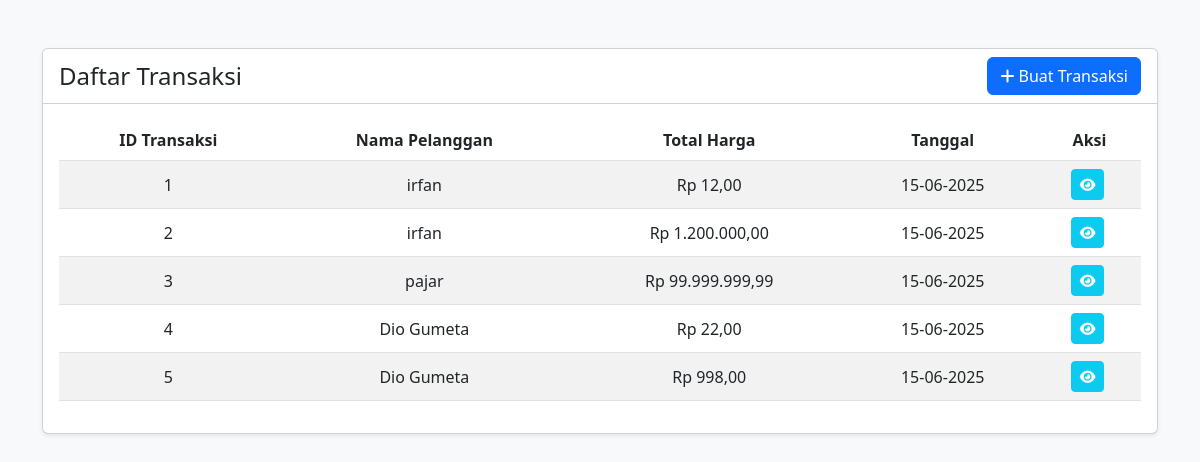
The page /aplikasi-koperasi/transaksi/list_transaksi.php on the database its author committed.
### tables this page shows
CREATE TABLE `transaksi` (
  `id_transaksi` int(11) NOT NULL,
  `id_pelanggan` int(11) DEFAULT NULL,
  `id_petugas` int(11) DEFAULT NULL,
  `tanggal` date DEFAULT NULL,
  `total_harga` decimal(10,2) DEFAULT NULL
);

CREATE TABLE `pelanggan` (
  `id_pelanggan` int(11) NOT NULL,
  `nama` varchar(100) DEFAULT NULL,
  `alamat` text DEFAULT NULL,
  `telepon` varchar(15) DEFAULT NULL
);

### aplikasi-koperasi/transaksi/list_transaksi.php (the view, shortened to what this page needs)
<?php include '../config.php'; ?>
<!DOCTYPE html>
<html lang="en">
<head>
    <link href="https://cdn.jsdelivr.net/npm/bootstrap@5.3.0-alpha3/dist/css/bootstrap.min.css"  rel="stylesheet">
    <link rel="stylesheet" href="https://cdnjs.cloudflare.com/ajax/libs/font-awesome/6.4.0/css/all.min.css">
</head>
<body>
<div class="container my-5">
    <div class="row justify-content-center">
        <div class="col-md-12">
            <div class="card shadow-sm">
                <div class="card-header d-flex justify-content-between align-items-center">
                    <h4 class="mb-0">Daftar Transaksi</h4>
                    <a href="buat_transaksi.php" class="btn btn-primary"><i class="fas fa-plus"></i> Buat Transaksi</a>
                </div>
                <div class="card-body">
                    <div class="table-responsive">
                        <table class="table table-striped table-hover text-center align-middle">
                            <thead>
                                <tr>
                                    <th>ID Transaksi</th>
                                    <th>Nama Pelanggan</th>
                                    <th>Total Harga</th>
                                    <th>Tanggal</th>
                                    <th>Aksi</th>
                                </tr>
                            </thead>
                            <tbody>
                                <?php
                                $query = "SELECT t.id_transaksi, p.nama, t.total_harga, t.tanggal
                                          FROM transaksi t
                                          JOIN pelanggan p ON t.id_pelanggan = p.id_pelanggan";
                                $result = mysqli_query($conn, $query);
                                if (mysqli_num_rows($result) > 0):
                                    while ($row = mysqli_fetch_assoc($result)):
                                ?>
                                    <tr>
                                        <td><?= htmlspecialchars($row['id_transaksi']) ?></td>
                                        <td><?= htmlspecialchars($row['nama']) ?></td>
                                        <td>Rp <?= number_format($row['total_harga'], 2, ',', '.') ?></td>
                                        <td><?= date("d-m-Y", strtotime($row['tanggal'])) ?></td>
                                        <td>
                                            <a href="detail_transaksi.php?id=<?= $row['id_transaksi'] ?>" class="btn btn-sm btn-info text-white me-1">
                                                <i class="fas fa-eye"></i>
                                            </a>
                                        </td>
                                    </tr>
                                <?php endwhile; else: ?>
                                    <tr>
                                        <td colspan="5" class="text-muted">Belum ada transaksi.</td>
                                    </tr>
                                <?php endif; ?>
                            </tbody>
                        </table>
                    </div>
                </div>
            </div>
        </div>
    </div>
</div>
</body>
</html>

### aplikasi-koperasi/transaksi/list_transaksi.php (style rules this page uses)
body { background-color: #f8f9fa; }
.card-header { background-color: white; }
.table thead { background-color: #162C48; color: white; }

### rows shown on the page
transaksi: id_transaksi "1", id_pelanggan.nama "irfan", total_harga "12,00", tanggal "15-06-2025"
transaksi: id_transaksi "2", id_pelanggan.nama "irfan", total_harga "1.200.000,00", tanggal "15-06-2025"
transaksi: id_transaksi "3", id_pelanggan.nama "pajar", total_harga "99.999.999,99", tanggal "15-06-2025"
transaksi: id_transaksi "4", id_pelanggan.nama "Dio Gumeta", total_harga "22,00", tanggal "15-06-2025"
transaksi: id_transaksi "5", id_pelanggan.nama "Dio Gumeta", total_harga "998,00", tanggal "15-06-2025"
